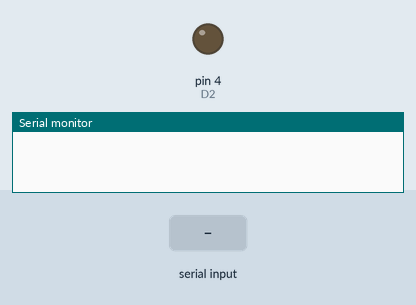
Recording of a sketch running on a simulated Arduino Uno, built with avr-gcc and run on an emulated ATmega328P. On the bench: output pins drawn as LEDs (lit = HIGH), the last lines printed to the serial monitor. Dashed ring = blinking. Inputs (shaded band) come from the test bench. Pins used as bus, display or sensor lines are not drawn.

Above: at 1.2 s.
1.3 s: "RIGHT" received over the second serial link
At 2.3 s:
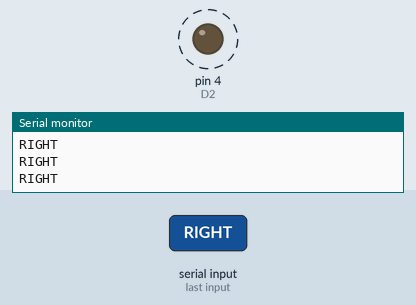
2.8 s: "LEFT" received over the second serial link
At 3.9 s:
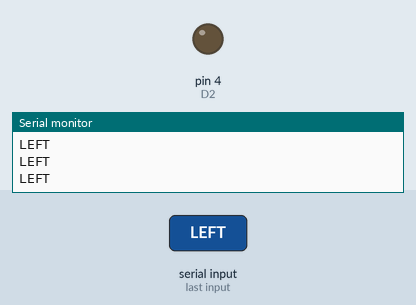
Timing chart, 0 to 5.8 s (numbered marks = the images above; inputs shaded):
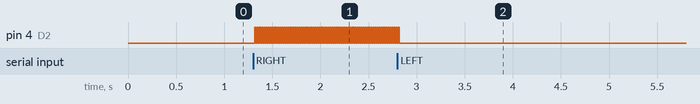

Measured:
- after the input at 1.3 s, pin 4 (D2): alternates HIGH for 0.01 s and LOW for 0.01 s, starting at once
- after the input at 2.8 s, pin 4 (D2): goes on until 2.8 s, then stays LOW

The sketch:

soundBluetooth.ino
```cpp
//HC-O5 Bluetooth
#include <SoftwareSerial.h>


//PIN SET NODEMCU V2
//pwm D1~D12
#define D1 5
#define D2 4
#define D3 0
#define D4 2
#define D5 14
#define D6 12
#define D7 13
#define D8 15


//set BTSerial D4 =  RX , D8 = TX
SoftwareSerial BTSerial(D4, D8); // RX | TX

char command; //command = string from android studio
String string;  //string of arduno


  void setup()
  {

    pinMode(D2, OUTPUT); //RIGHT
    pinMode(D3, OUTPUT); //LEFT
    pinMode(D5, OUTPUT); //GO
    pinMode(D6, OUTPUT); //DOWN

    Serial.begin(9600);
    BTSerial.begin(9600);
  }

  void loop()
  {

    if (BTSerial.available() > 0)
    {string = "";}    //init string = NULL

    while(BTSerial.available() > 0)
    {
      command = ((byte)BTSerial.read());  //get string from android studio

      if(command == ':')
      {
        break;
      }

      else
      {
        string += command;  //move command(string from android studio) to string of arduino
      }

      delay(1);
    }

    if(string == "RIGHT") //if string of arduino == TO
    {
        ledOff();
        RIGHT_On();

    }

     if(string == "LEFT") //if string of arduino == TO
    {
        ledOff();
        LEFT_On();

    }

    if(string == "GO") //if string of arduino == TO
    {
        ledOff();
        GO_On();

    }

     if(string == "DOWN") //if string of arduino == TO
    {
        ledOff();
        DOWN_On();
    }


    if(string =="STOP") //if string of arduino == TF
    {
        ledOff();

    }
    Serial.println(string);  //show string of arduino in serial monitor

 }


//fuct to do
void RIGHT_On()
{
      digitalWrite(D2,HIGH);
      delay(10);
}

void LEFT_On()
{
      digitalWrite(D3,HIGH);
      delay(10);
}

void GO_On()
{
      digitalWrite(D5,HIGH);
      delay(10);
}

void DOWN_On()
{
      digitalWrite(D6,HIGH);
      delay(10);
}


 void ledOff()
 {
      digitalWrite(D2, LOW);
      digitalWrite(D3, LOW);
      digitalWrite(D5, LOW);
      digitalWrite(D6, LOW);
      delay(10);
 }
```
